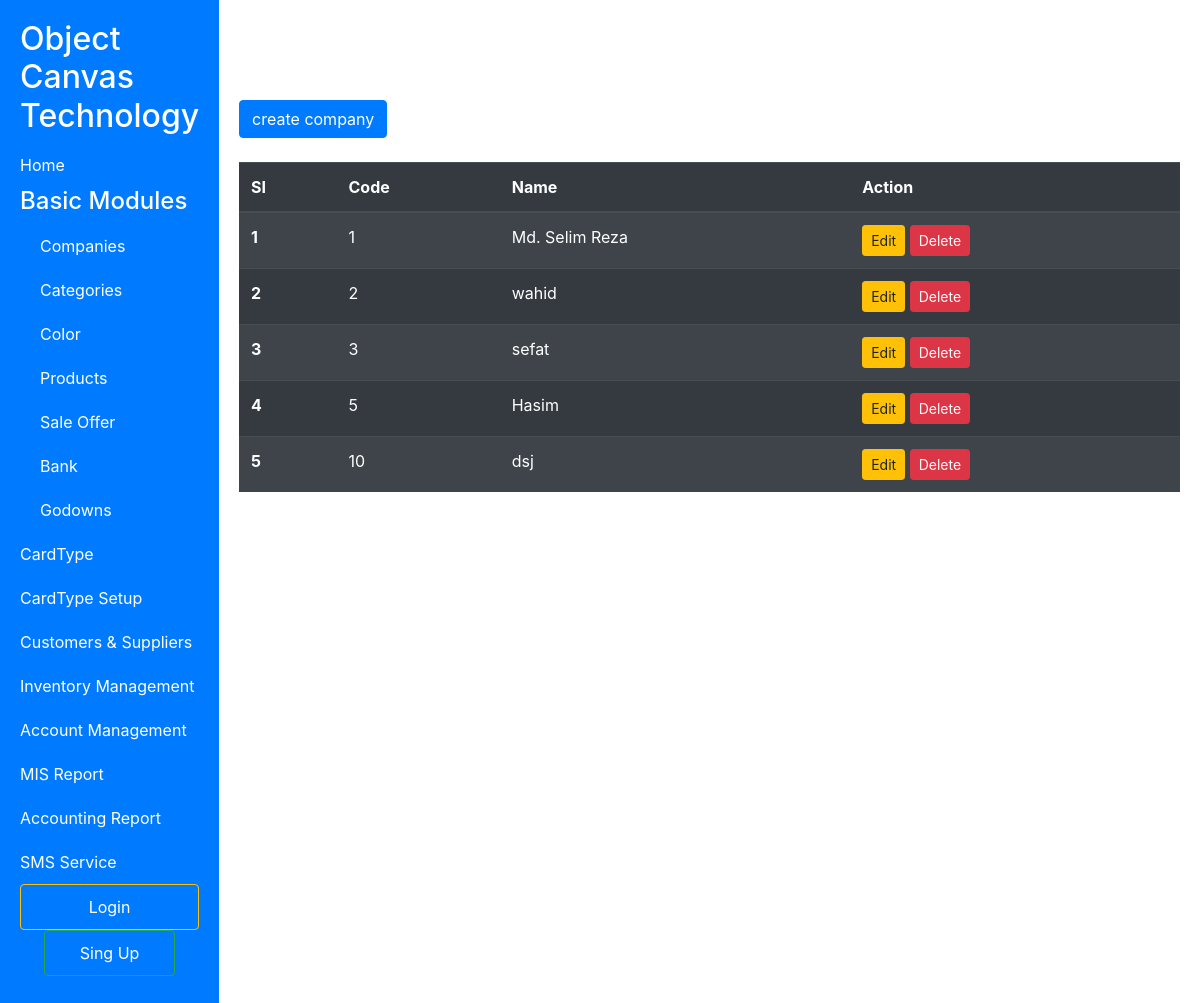
/list_company/, run on an earlier commit of the app's database.
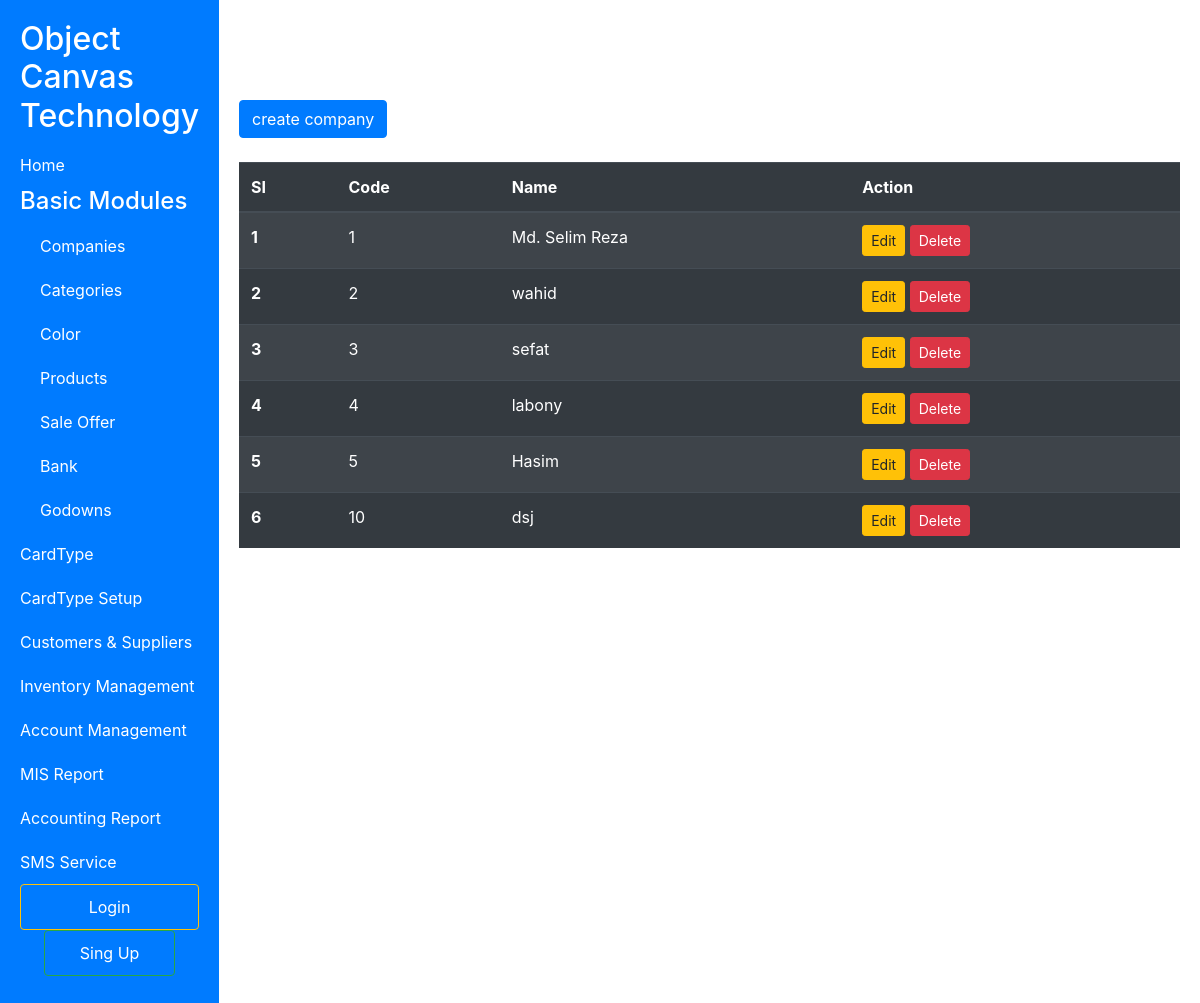
And on a later commit of the database.
### first_app/models.py (models this page shows)
class ListCompany(models.Model):
   code = models.IntegerField(primary_key=True)
   name = models.CharField(max_length=30)

### first_app/views.py (the view)
# urls.py: path('list_company/', views.list_company, name='list_company'),
def list_company(request):
    company = ListCompany.objects.all()
    return render(request, 'list_company.html', {'data': company})

### first_app/templates/list_company.html
{% extends "base.html" %}
{% block body %}
<div style="margin: 20px; width:100%; margin-top: 100px">
  <a href= "{% url 'create_company' %}">
  <button  class="btn btn-primary" type="submit">create company</button><br/>
  </a>
  <br/>
  {% if data %}
  <table class="table table-striped table-dark">
    <thead>
       <tr>
         <th scope="col">SI</th>
         <th scope="col">Code</th>
         <th scope="col">Name</th>
         <th scope="col">Action</th>
       </tr>
     </thead>
     <tbody>
      {% for item in data %}
       <tr>
         <th scope="row">{{ forloop.counter }}</th>
         <td>{{item.code}}</td>
         <td>{{item.name}}</td>
         <td><a href="{% url 'edit' id=item.code %}" class='btn btn-warning btn-sm' >Edit</a> <a class='btn btn-danger btn-sm' href="{% url 'delete' id=item.code %}">Delete</a></td>
       </tr>
      {% endfor %}
     </tbody>
   </table>
{% else %}
 <h3>No Data Avaiable</h3>
{% endif %}
</div>
{% endblock %}

### first_app/templates/base.html (shortened to what this page needs)
<!DOCTYPE html>
<html lang="en">
<head>
    <link href="https://stackpath.bootstrapcdn.com/bootstrap/4.5.2/css/bootstrap.min.css" rel="stylesheet">
</head>
<body>
    <div class="sidebar">
        <h2>Object Canvas Technology</h2>
        <a class="nav-link active text-white" aria-current="page" href="{% url "home" %}">Home</a>
        <h4>Basic Modules</h4>
        <div class="nav flex-column submenu">
            <a href="{% url 'list_company'%}">Companies</a>
            <a href="#">Categories</a>
            <a href="#">Color</a>
            <a href="#">Products</a>
            <a href="#">Sale Offer</a>
            <a href="#">Bank</a>
            <a href="#">Godowns</a>
        </div>
        <a href="#">CardType</a>
        <a href="#">CardType Setup</a>
        <a href="#">Customers & Suppliers</a>
        <a href="#">Inventory Management</a>
        <a href="#">Account Management</a>
        <a href="#">MIS Report</a>
        <a href="#">Accounting Report</a>
        <a href="#">SMS Service</a>
        {% if user.is_authenticated %}
            <a href="{% url "profile" %}" class="btn btn-outline-warning text-white mx-4">Profile</a>
            <a href="{% url "logout" %}" class="btn btn-outline-warning text-white">Logout</a>
            {% else %}
            <a href="{% url "login" %}" class="btn btn-outline-warning text-white">Login</a>
            <a href="{% url "register" %}" class="btn btn-outline-success mx-4 text-white">Sing Up</a>
        {% endif %}
    </div>
    {% block body %}  {% endblock %}
  </body>
</html>

### first_app/templates/base.html (style rules this page uses)
body { display: flex; }
.sidebar { height: 150vh; width: 250px; background-color: #007bff; color: #fff; padding: 20px; }
.sidebar h3, .sidebar h4 { color: #fff; }
.sidebar a { color: #fff; text-decoration: none; display: block; padding: 10px 0; }
.submenu { padding-left: 20px; }

What changed in the data, as far as the page shows it:
added ListCompany: code "4", name "labony"
